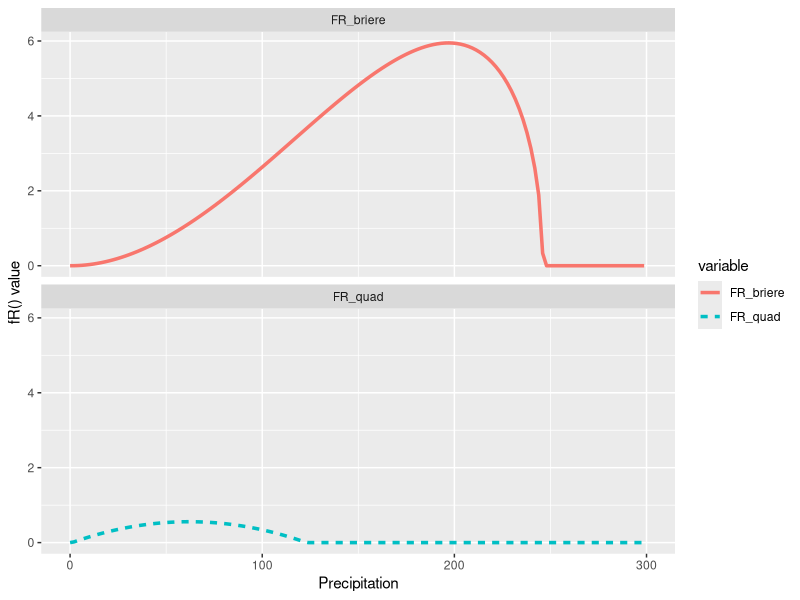

The R source for this figure:
# load library
library(dplyr)
library(ggplot2)
library(reshape2)

# make a input dataframe

# Define the ranges
temperature_range <- c(-58, 40)
precipitation_range <- c(0, 4061)
r_se_range <- c(0, 1)
p_ae_range <- c(0, 1)

# Number of data points
num_points <- 1000

# Generate sequences of values
temperature_values <- seq(from = temperature_range[1], to = temperature_range[2], length.out = num_points)
precipitation_values <- seq(from = precipitation_range[1], to = precipitation_range[2], length.out = num_points)

# Create a grid of combinations
df = expand.grid(
    t = temperature_values,
    r = precipitation_values
    ) %>%
    dplyr::mutate(
        R_se = 1,
        P_ae = 1
    )


CalculateR0 = function(df){
    
    R0_data = df %>%
        mutate(
            r = (r/2),
            
            # b = Mosquito biting rate
            b = ifelse(t <= 13.35 | t >= 40.08,
                       0,
                       2.02 * 10 ^ (-4) * t * (t - 13.35) * sqrt(40.08 - t)),
            
            # B_vh = Probability that an infectious mosquito successfully transmits the virus while taking a blood meal from
            # a susceptible human (i.e., transmission rate)
            B_vh = ifelse(t <= 17.05 | t >= 35.83,
                          0,
                          8.49 * 10 ^ (-4) * t * (t - 17.05) * sqrt(35.83 - t)),
            
            # βhv = 4.91E-04*T*(T-12.22)*(37.46-T)^0.5(corrected formula)
            # B_hv = Probability that an infectious human successfully transmits the virus to a biting susceptible mosquito (i.e., infection rate)
            B_hv = ifelse(t <= 12.22 | t >= 37.46,
                          0,
                          4.91 * 10 ^ (-04) * t * (t - 12.22) * sqrt(37.46 - t)),
            
            # Rate at which vectors  become infectious (extrinsic incubation period)
            sigma_v = ifelse(t <= 18.27 | t >= 42.31,
                             0,
                             1.74 * 10 ^ (-4) * t * (t - 18.27) * sqrt(42.31 - t)),
            
            # number of eggs a female mosquito produces per day
            theta = ifelse(t <= 14.58 | t >= 34.61,
                           0,
                           8.56 * 10 ^ (-3) * t * (t - 14.58) * sqrt(34.61 - t)),
            
            # t (air) used to generate the temperature of the water (tw).
            # alpha = 0.5, delta = 2
            tw = (.5 * t) + 2,
            
            # Probability of surviving from egg to adult
            # nu = ifelse(t <= 13.56 | t >= 38.29,
            #             0,
            #             -5.99 * 10 ^ (-3) * (t - 38.29) * (t - 13.56)),
            
            # Probability of surviving from egg to adult tw
            nu_tw = ifelse(tw <= 13.56 | tw >= 38.29,
                           0,
                           -5.99 * 10 ^ (-3) * (tw - 38.29) * (tw - 13.56)),
            
            # Rainfall-dependent egg hatching rate the value is zero outside the range. Here the range is daily R>1.18
            # For dR, you may have to divide R by the number of days of the given months (31 for January) ((r*2)/31) (r is divided by 2 before)
            # dR = ifelse(((r*2)/31) >= 1.18,
            #             0,
            #             -2.29574 * (((r*2)/31) ^ 2 - 1.18161 * ((r*2)/31))),
            # 
            dR = 1,
            
            
            # Rate at which an egg develops into an adult mosquito
            # phi = ifelse(t <= 11.36 | t >= 39.17,
            #              0,
            #              7.86 * 10 ^ (-5) * t * (t - 11.36) * sqrt(39.17 - t)),
            
            
            # Rate at which an egg develops into an adult mosquito (tw)
            phi_tw = ifelse(t <= 11.36 | t >= 39.17,
                            0,
                            7.86 * 10 ^ (-5) * tw * (tw - 11.36) * sqrt(39.17 - tw)),
            
            
            # Natural Mosquito Death Rate
            mu = ifelse(t <= 11.25 | t >= 37.22,
                        Inf,
                        1 / (-3.02 * 10 ^ (-1) * (t - 11.25) * (t - 37.22))),
            
            # Per capita human recovery rate
            gamma = 1 / 5,
            
            # Maximum Human to Mosquito Ratio: (vector carrying capacity/human population density)
            # change k/N_H in the base model to 0.975
            K = 0.975, # corrected
            
            N_h = 1, #corrected
            
            c_briere = 7.86 * 10 ^ (-5),
            z_briere = .28, 
            c_quad = -5.99 * 10 ^ (-3),
            z_quad = 0.025,
            z_inverse = 0.6,
            # 246 corrected value
            
            # rMIN = 1, rMAX = 246
            
            FR_briere = ifelse(r <= 1 | r >= 246,
                               0,
                               c_briere * r * (r - 1) * sqrt(246 - r) * z_briere),
            
            # rMIN = 1, rMAX = 123
            FR_quad = ifelse(r <= 1 | r >= 123,
                             0,
                             c_quad * (r - 1) * (r - 123) * z_quad),
            
            FR_inverse = (1 / r) * z_inverse,
            
            
            # R0 Model (briere)
            r0_briere = ifelse(is.na(R_se),
                               NA_real_,
                               ifelse(is.infinite(FR_briere) |(theta*nu_tw*phi_tw) < mu^2,
                                      0,
                                      sqrt(
                                          ((b ^ 2) * B_vh * B_hv * sigma_v * R_se * K * FR_briere * P_ae * (1 - (mu^2 / (theta * nu_tw * dR * phi_tw)))) / 
                                              (gamma * mu * (sigma_v + mu) * N_h)
                                      )
                               )
            ),
            
            # R0 Model (quadratic)
            r0_quadratic = ifelse(is.na(R_se),
                                  NA_real_,
                                  ifelse(is.infinite(FR_quad)|(theta*nu_tw*phi_tw) < mu^2,
                                         0,
                                         sqrt(
                                             (b ^ 2 * B_vh * B_hv * sigma_v * R_se * K * FR_quad * P_ae * (1 - (mu^2 / (theta * nu_tw * dR * phi_tw)))) / 
                                                 (gamma * mu * (sigma_v + mu) * N_h)
                                         )
                                  )
            ),
            
            # Alternative R0 Model (briere)
            r0_A_briere = ifelse(is.na(R_se),
                                 NA_real_,
                                 ifelse(is.infinite(FR_briere),
                                        0,
                                        sqrt(
                                            (b ^ 2 * B_vh * B_hv * R_se * exp((-1*mu) / sigma_v) * theta * nu_tw * dR *  phi_tw * P_ae * FR_briere) / 
                                                (gamma * N_h * mu^3)
                                        )
                                 )
            ),
            
            # Alternative R0 Model (quadratic)
            r0_A_quadratic = ifelse(is.na(R_se),
                                    NA_real_,
                                    ifelse(is.infinite(FR_quad),
                                           0,
                                           sqrt(
                                               (b ^ 2 * B_vh * B_hv * R_se * exp((-1*mu) / sigma_v) * theta * nu_tw * dR *  phi_tw * P_ae * FR_quad) / 
                                                   (gamma * N_h * mu^3)
                                           )
                                    )
            )
        ) %>%
        dplyr::select(
            t,
            r,
            FR_briere,
            FR_quad,
            r0_briere,
            r0_quadratic
        )
    
    return(R0_data)
    
}

df_out = df %>%
    CalculateR0()

# plot
df_out_r = df_out %>%
    select(r, FR_briere,FR_quad)%>%
    melt(id.vars = 1)%>%
    dplyr::mutate(
        variable = factor(variable)
    )

# Create a combined plot with multiple facets
g = ggplot(df_out_r,
            aes(x = r,
                y = value,
                color = variable,
                group=variable,
                linetype = variable)) +
    geom_line(linewidth=1.2) +
    labs(x = "Precipitation",
         y = "fR() value") +
    xlim(c(0,300))+
    facet_wrap(. ~ variable,
               ncol=1)
    

# Display the combined plot
ggsave("Figures/Precipitaion_analysis.jpg",
       g,
       height=6,width=8,scale=1)

